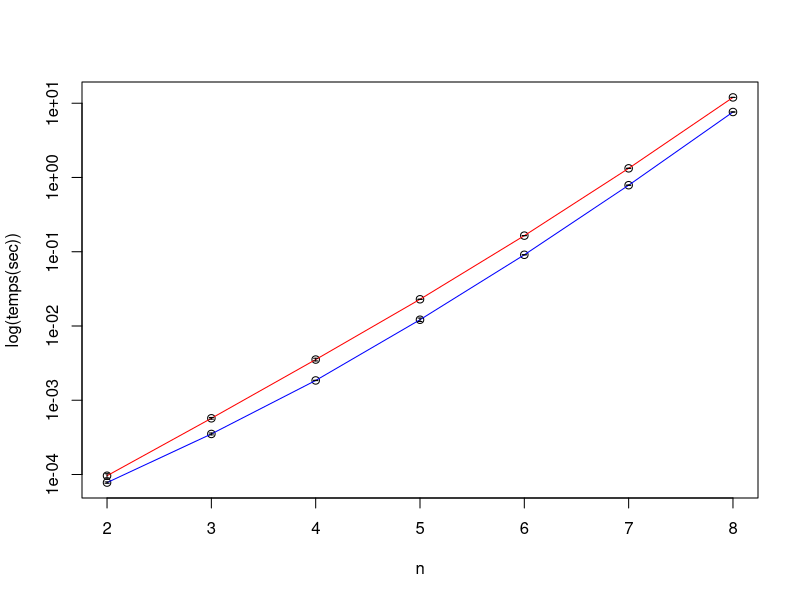
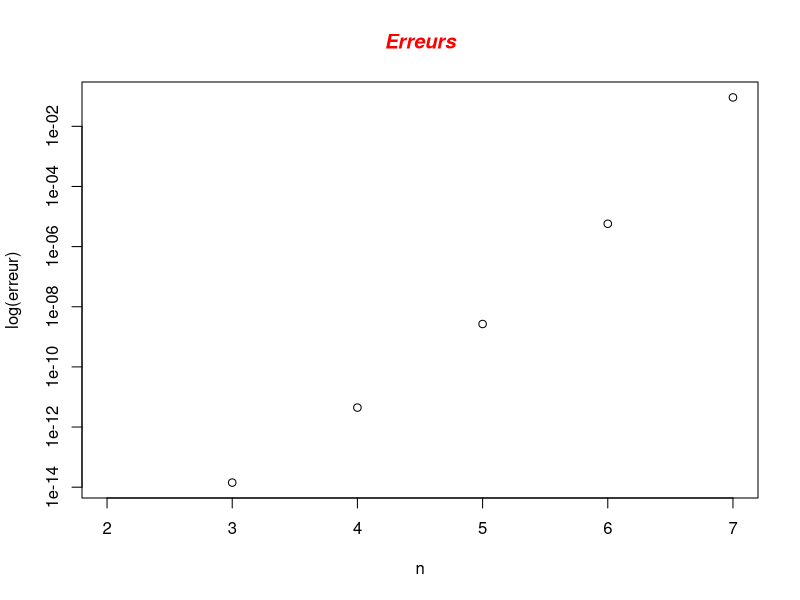

The R script that drew these images, in order:

d <- read.table("inv.data",header=T)


png("Comparaison.png")

x <- d$n
y <- d$mean
sd <- d$sd
x1 <- x[seq(2,length(x),2)]
x2 <- x[seq(1,length(x),2)]
y1 <- y[seq(2,length(y),2)]
y2 <- y[seq(1,length(y),2)]


plot (x, y, log="y",xlab="n",ylab="log(temps(sec))")
lines(x1,y1,col="blue")
lines(x2,y2,col="red")
epsilon = 0.02
for(i in 1:length(sd)) 
{
    up = y[i] + sd[i]
    low = y[i] - sd[i]
    segments(x[i],low , x[i], up)
    segments(x[i]-epsilon, up , x[i]+epsilon, up)
    segments(x[i]-epsilon, low , x[i]+epsilon, low)
}

dev.off()



error_data <- read.table("error.data")
error_data

png("Error.png")

plot(error_data, log="y", xlab="n", ylab="log(erreur)")

title(main="Erreurs", col.main="red", font.main=4)

dev.off()
